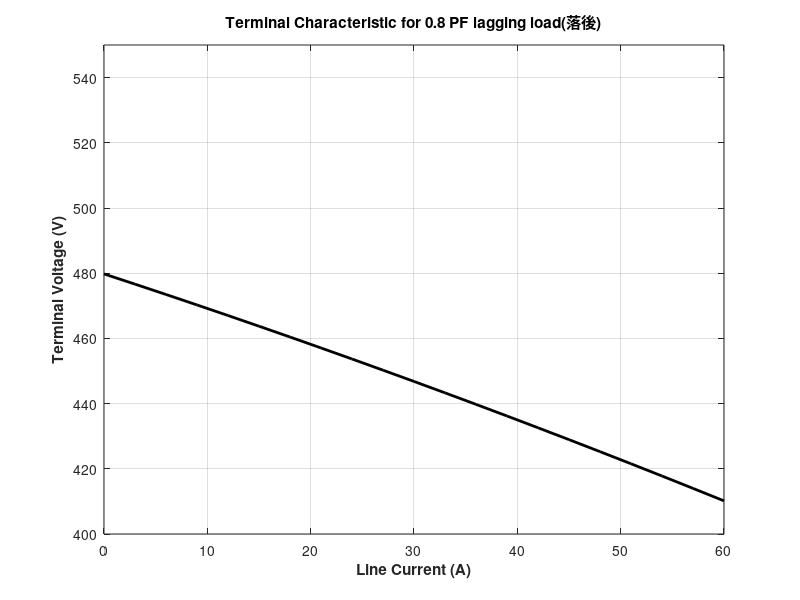
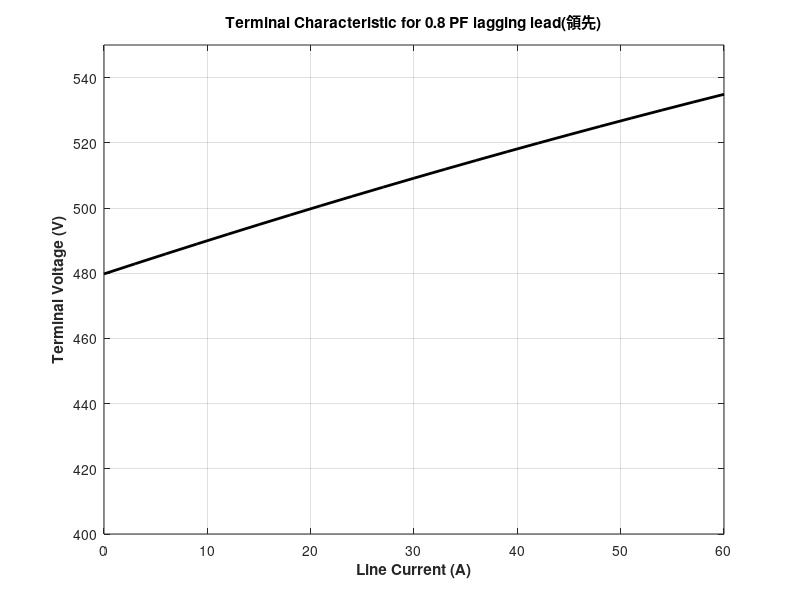

Write the MATLAB code that produced these figures, in order.
% M-file: term_char_a.m 
% M-fi le to plot the terminal characteristics of the 
% generator of Example 4-4 with an 0.8 PF lagging load. 
% First, i nitialize the current amplitudes (21 values 
% in the range 0-60 A) 
i_a = (0 : 1 : 20) * 3; 
% Now initialize all other values 
v_phase = zeros(1, 21); 
e_a = 277.0; 
x_s = 1.0; 
theta = 36.87 * (pi/180) ; % Converted to radians  功因角(徑度)

% Now, calculate v_phase for each current level 
for ii = 1:21 % 電流增加從 1 - 20*3
    v_phase(ii) = sqrt(e_a^2 - (x_s * i_a(ii) * cos(theta))^2) - (x_s * i_a(ii) * sin(theta));
end 

% Calculate terminal voltage f rom the phase volt age 
v_t = v_phase * sqrt(3); % 線電壓

% Plot the terminal characteristic, remembering the 
% the line current is the same as i_a 
figure(1);
plot (i_a, v_t, 'Color', 'k', 'Linewidth', 2.0); 
xlabel ('Line Current (A)', 'Fontweight', 'Bold'); 
ylabel ('Terminal Voltage (V)', 'Fontweight', 'Bold'); 
title ('Terminal Characteristic for 0.8 PF lagging load(落後)', 'Fontweight', 'Bold'); 
grid on; 
axis([0 60 400 550]);

for ii = 1:21 % 電流增加從 1 - 20*3
    v_phase(ii) = sqrt(e_a^2 - (x_s * i_a(ii) * cos(theta))^2) + (x_s * i_a(ii) * sin(theta));
end 
v_t = v_phase * sqrt(3);

figure(2);
plot (i_a, v_t, 'Color', 'k', 'Linewidth', 2.0); 
xlabel ('Line Current (A)', 'Fontweight', 'Bold'); 
ylabel ('Terminal Voltage (V)', 'Fontweight', 'Bold'); 
title ('Terminal Characteristic for 0.8 PF lagging lead(領先)', 'Fontweight', 'Bold'); 
grid on; 
axis([0 60 400 550]);